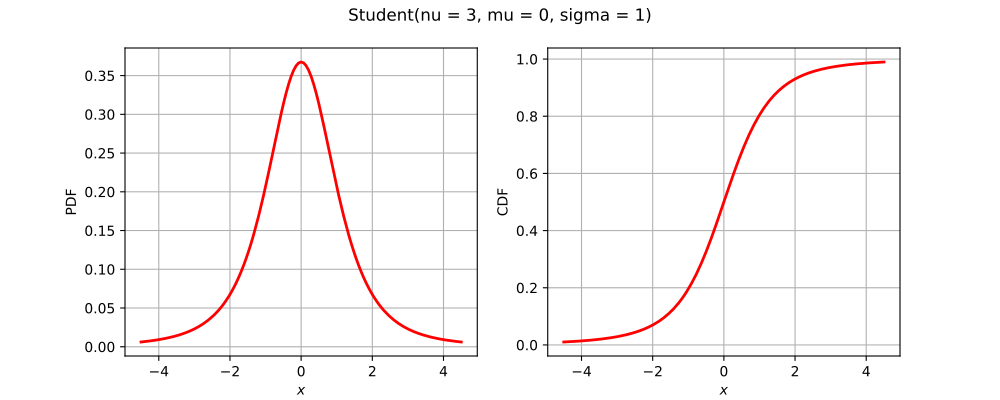

The Python source for this figure:
import openturns as ot
from matplotlib import pyplot as plt
from openturns.viewer import View
if ot.Student().__class__.__name__ == 'ComposedDistribution':
    correlation = ot.CorrelationMatrix(2)
    correlation[1, 0] = 0.25
    aCopula = ot.NormalCopula(correlation)
    marginals = [ot.Normal(1.0, 2.0), ot.Normal(2.0, 3.0)]
    distribution = ot.ComposedDistribution(marginals, aCopula)
elif ot.Student().__class__.__name__ == 'CumulativeDistributionNetwork':
    distribution = ot.CumulativeDistributionNetwork([ot.Normal(2),ot.Dirichlet([0.5, 1.0, 1.5])], ot.BipartiteGraph([[0,1], [0,1]]))
elif ot.Student().__class__.__name__ == 'Histogram':
    distribution = ot.Histogram([-1.0, 0.5, 1.0, 2.0], [0.45, 0.4, 0.15])
else:
    distribution = ot.Student()
dimension = distribution.getDimension()
if dimension == 1:
    distribution.setDescription(['$x$'])
    pdf_graph = distribution.drawPDF()
    cdf_graph = distribution.drawCDF()
    fig = plt.figure(figsize=(10, 4))
    plt.suptitle(str(distribution))
    pdf_axis = fig.add_subplot(121)
    cdf_axis = fig.add_subplot(122)
    View(pdf_graph, figure=fig, axes=[pdf_axis], add_legend=False)
    View(cdf_graph, figure=fig, axes=[cdf_axis], add_legend=False)
elif dimension == 2:
    distribution.setDescription(['$x_1$', '$x_2$'])
    pdf_graph = distribution.drawPDF()
    fig = plt.figure(figsize=(10, 5))
    plt.suptitle(str(distribution))
    pdf_axis = fig.add_subplot(111)
    View(pdf_graph, figure=fig, axes=[pdf_axis], add_legend=False)
